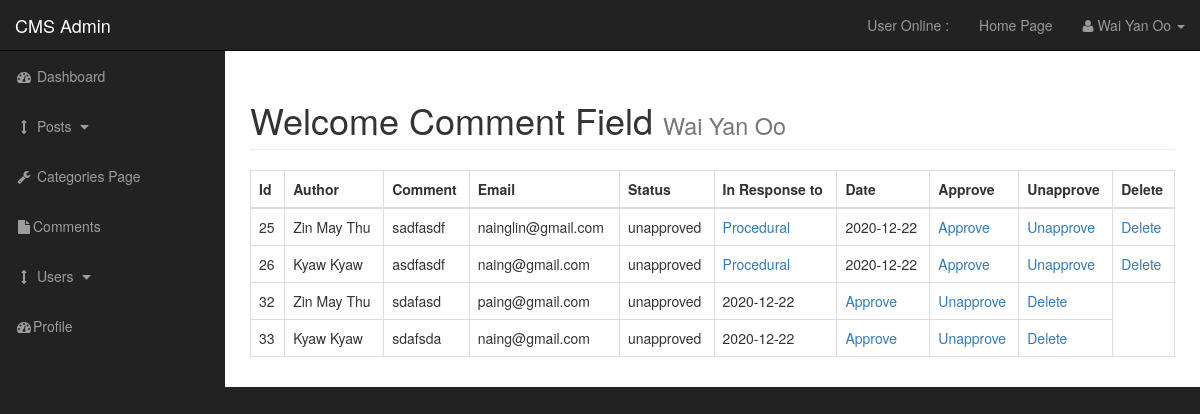
Screenshot of /admin/comments.php (signed in) with the database file from the repository.
### tables this page shows
CREATE TABLE `comments` (
  `comment_id` int(11) NOT NULL,
  `comment_post_id` int(11) NOT NULL,
  `comment_author` varchar(255) NOT NULL,
  `comment_email` varchar(255) NOT NULL,
  `comment_content` text NOT NULL,
  `comment_status` varchar(255) NOT NULL,
  `comment_date` date NOT NULL
);

CREATE TABLE `posts` (
  `post_id` int(11) NOT NULL,
  `post_category_id` int(11) NOT NULL,
  `post_title` varchar(255) NOT NULL,
  `post_author` varchar(255) NOT NULL,
  `post_user` varchar(255) NOT NULL,
  `post_date` date NOT NULL,
  `post_image` text NOT NULL,
  `post_content` text NOT NULL,
  `post_tags` varchar(255) NOT NULL,
  `post_comment_count` int(11) NOT NULL,
  `post_status` varchar(255) NOT NULL DEFAULT 'draft',
  `post_view_count` int(11) NOT NULL
);

### admin/includes/view_all_comments.php (the view, shortened to what this page needs)
<table class="table table-bordered table-hover">
                            <thead>
                                <tr>
                                    <th>Id</th>
                                    <th>Author</th>
                                    <th>Comment</th>
                                    <th>Email</th>
                                    <th>Status</th>
                                    <th>In Response to</th>
                                    <th>Date</th>
                                    <th>Approve</th>
                                    <th>Unapprove</th>
                                    <th>Delete</th>
                                </tr>
                            </thead>
                            <tbody>
<?php
    if(isset($_GET['cp_id'])) {
        $cp_id = escape($_GET['cp_id']);
        $query = "SELECT * FROM comments WHERE comment_post_id = {$cp_id}";
        $select_comments = mysqli_query($connection, $query);
    } else {
        $query = "SELECT * FROM comments";
        $select_comments = mysqli_query($connection, $query);
    }
    while($row = mysqli_fetch_assoc($select_comments)) {
        $comment_id = $row['comment_id'];
        $comment_post_id = $row['comment_post_id'];
        $comment_author = $row['comment_author'];
        $comment_email = $row['comment_email'];
        $comment_content = $row['comment_content'];
        $comment_status = $row['comment_status'];
        $comment_date = $row['comment_date'];
        echo "<tr>";
        echo "<td>{$comment_id}</td>";
        echo "<td>{$comment_author}</td>";
        echo "<td>{$comment_content}</td>";
        echo "<td>{$comment_email}</td>";
        echo "<td>{$comment_status}</td>";
        $query = "SELECT * FROM posts WHERE post_id = {$comment_post_id}";
        $comment_post = mysqli_query($connection, $query);
        while($row = mysqli_fetch_assoc($comment_post)) {
            $post_id = $row['post_id'];
            $post_title = $row['post_title'];
                echo "<td><a href='../post.php?p_id={$post_id}'>{$post_title}</a></td>";
        }
                echo "<td>{$comment_date}</td>";
                echo "<td><a href='comments.php?approve=$comment_id'>Approve</a></td>";
                echo "<td><a href='comments.php?unapprove=$comment_id'>Unapprove</a></td>";
                if(isset($_GET['cp_id'])) {
                    $cp_id = $_GET['cp_id'];
                    echo "<td><a href='comments.php?delete=$comment_id&cp_id={$cp_id}'>Delete</a></td>";
                } else {
                    echo "<td><a href='comments.php?delete=$comment_id'>Delete</a></td>";
                }
                echo "</tr>";
            }
?>
                            </tbody>
                        </table>

### admin/css/sb-admin.css (style rules this page uses)
body { margin-top: 100px; background-color: #222; }
@media (min-width:768px) { body { margin-top: 50px; } }

### rows the page displays
comments: comment_id "25", comment_author "Zin May Thu", comment_content "sadfasdf", comment_email "nainglin@gmail.com", comment_status "unapproved", comment_date "2020-12-22"
posts: post_title "Procedural"
comments: comment_id "26", comment_author "Kyaw Kyaw", comment_content "asdfasdf", comment_email "naing@gmail.com", comment_status "unapproved", comment_date "2020-12-22"
comments: comment_id "32", comment_author "Zin May Thu", comment_content "sdafasd", comment_email "paing@gmail.com", comment_status "unapproved", comment_date "2020-12-22"
comments: comment_id "33", comment_author "Kyaw Kyaw", comment_content "sdafsda", comment_email "naing@gmail.com", comment_status "unapproved", comment_date "2020-12-22"

### other values shown
$_SESSION['username'] "Wai Yan Oo"
